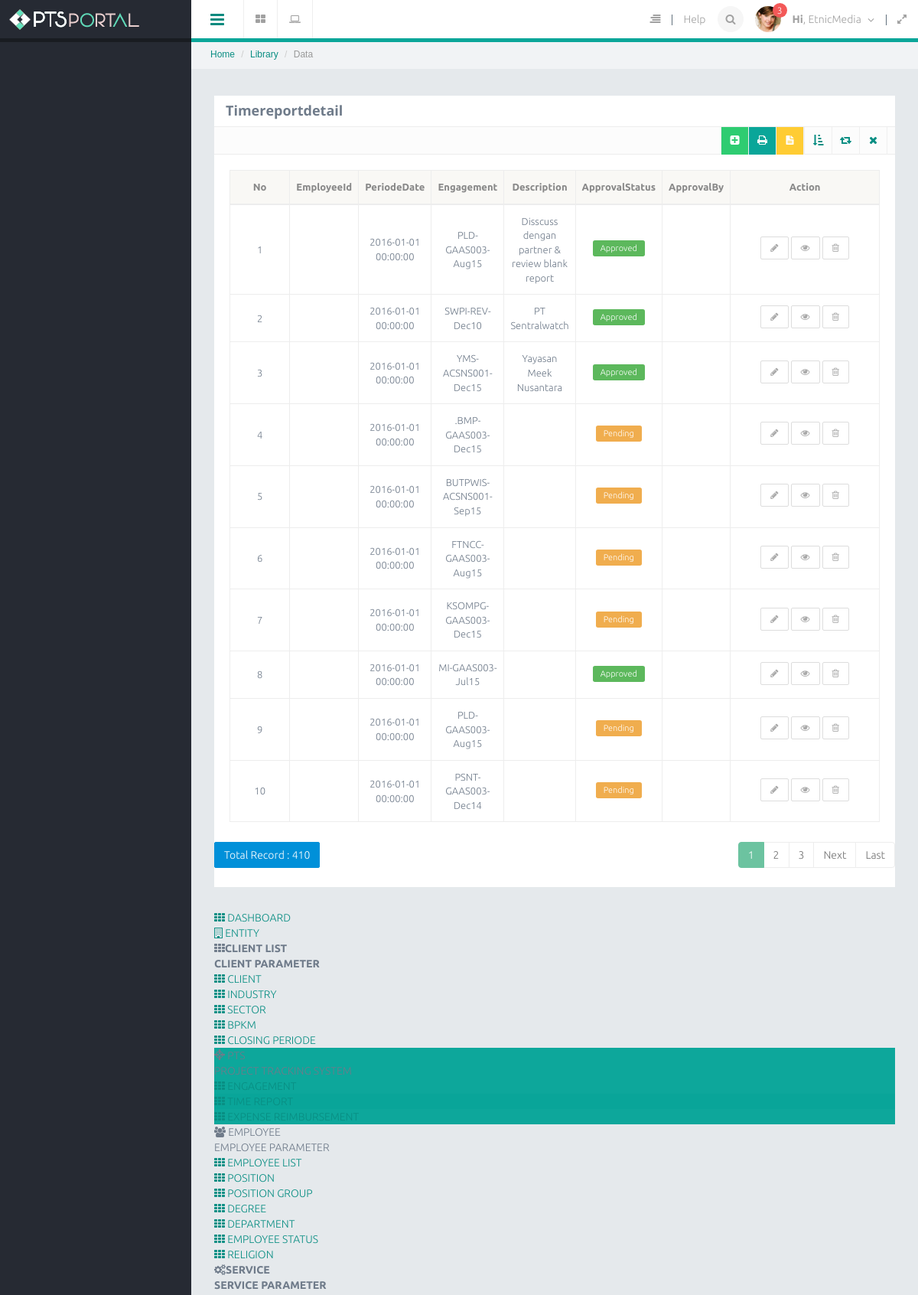
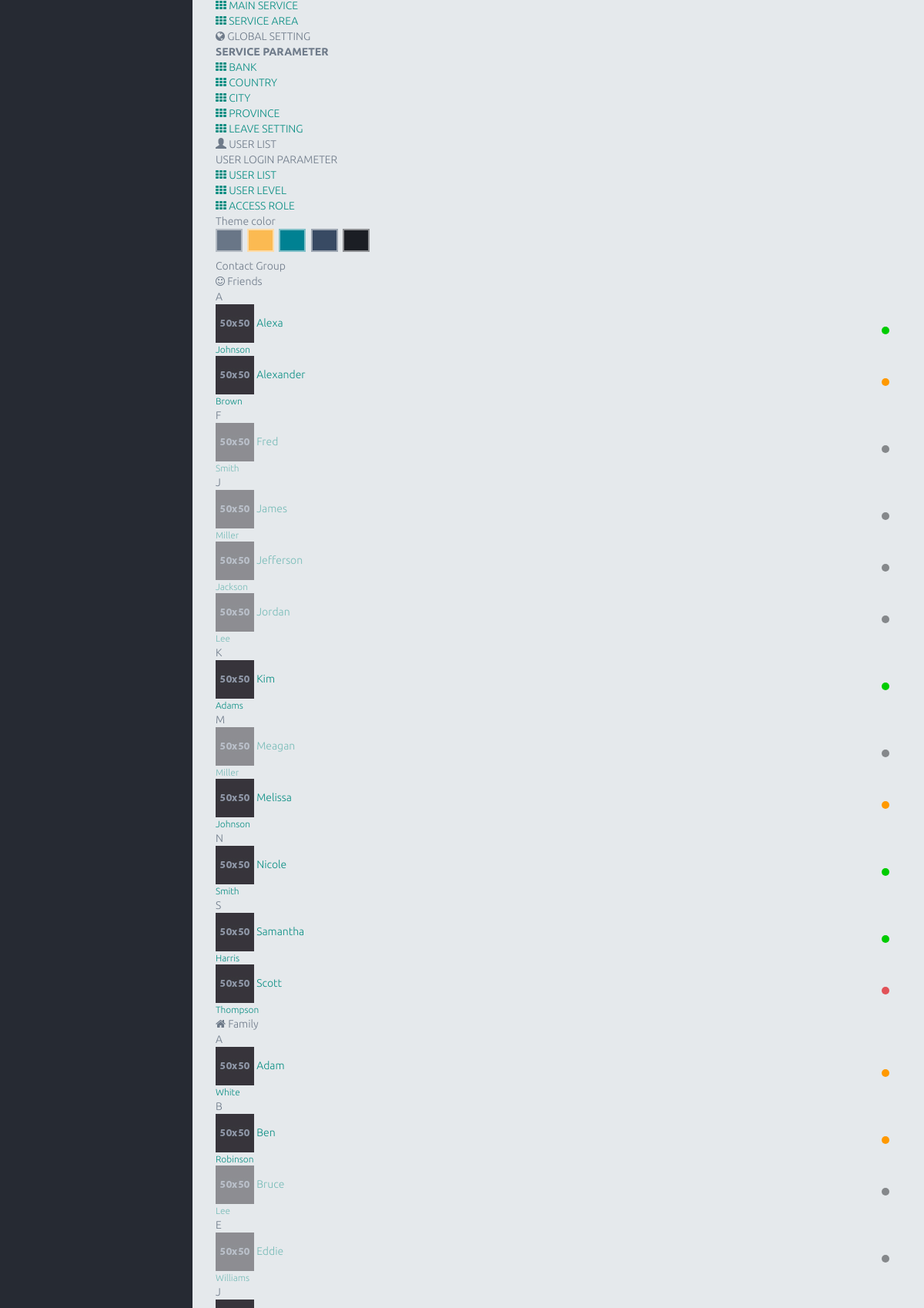
The app's page /index.php/timereportdetail (upper part) with its own data (2 pictures, top to bottom).
### tables this page shows
CREATE TABLE `timereportdetail` (
  `id` int(11) NOT NULL AUTO_INCREMENT,
  `entityId` int(11) NOT NULL DEFAULT '1',
  `Code` varchar(2) NOT NULL,
  `employeeId` int(11) DEFAULT NULL,
  `periodeDate` datetime NOT NULL,
  `engagementId` int(11) DEFAULT NULL,
  `approvalBy` int(11) DEFAULT NULL,
  `approvalStatus` tinyint(2) NOT NULL,
  `description` varchar(100) NOT NULL,
  `dateWork1` decimal(3,1) NOT NULL,
  `dateWork2` decimal(3,1) NOT NULL,
  `dateWork3` decimal(3,1) NOT NULL,
  `dateWork4` decimal(3,1) NOT NULL,
  `dateWork5` decimal(3,1) NOT NULL,
  `dateWork6` decimal(3,1) NOT NULL,
  `dateWork7` decimal(3,1) NOT NULL,
  `dateWork8` decimal(3,1) NOT NULL,
  `dateWork9` decimal(3,1) NOT NULL,
  `dateWork10` decimal(3,1) NOT NULL,
  `dateWork11` decimal(3,1) NOT NULL,
  `dateWork12` decimal(3,1) NOT NULL,
  `dateWork13` decimal(3,1) NOT NULL,
  `dateWork14` decimal(3,1) NOT NULL,
  `dateWork15` decimal(3,1) NOT NULL,
  `dateWork16` decimal(3,1) NOT NULL,
  `dateWork17` decimal(3,1) NOT NULL,
  `dateWork18` decimal(3,1) NOT NULL,
  `dateWork19` decimal(3,1) NOT NULL,
  `dateWork20` decimal(3,1) NOT NULL,
  `dateWork21` decimal(3,1) NOT NULL,
  `DateWork22` decimal(3,1) NOT NULL,
  `dateWork23` decimal(3,1) NOT NULL,
  `dateWork24` decimal(3,1) NOT NULL,
  `dateWork25` decimal(3,1) NOT NULL,
  `dateWork26` decimal(3,1) NOT NULL,
  `dateWork27` decimal(3,1) NOT NULL,
  `dateWork28` decimal(3,1) NOT NULL,
  `dateWork29` decimal(3,1) NOT NULL,
  `dateWork30` decimal(3,1) NOT NULL,
  `dateWork31` decimal(3,1) NOT NULL,
  `version` int(11) NOT NULL,
  PRIMARY KEY (`id`)
);

CREATE TABLE `engagement` (
  `id` int(11) NOT NULL AUTO_INCREMENT,
  `entityId` int(11) NOT NULL DEFAULT '1',
  `code` varchar(25) NOT NULL,
  `engagementDate` datetime NOT NULL,
  `clientId` int(11) DEFAULT NULL,
  `serviceTitleId` int(11) DEFAULT NULL,
  `yearService` varchar(8) DEFAULT NULL,
  `description` varchar(100) NOT NULL,
  `partnerId` int(11) DEFAULT NULL,
  `managerId` int(11) DEFAULT NULL,
  `seniorId` int(11) DEFAULT NULL,
  `complexity` tinyint(4) NOT NULL,
  `risk` tinyint(2) NOT NULL,
  `agreedFees` decimal(18,2) NOT NULL,
  `agreedExpenses` decimal(18,2) NOT NULL,
  `estimatedCost` decimal(18,2) NOT NULL,
  `signingPartnerId` int(11) DEFAULT NULL,
  `engagementPartnerId` int(11) DEFAULT NULL,
  `asset` decimal(18,2) NOT NULL,
  `rl` decimal(18,2) NOT NULL,
  `reportNo` varchar(25) NOT NULL,
  `reportDate` datetime NOT NULL,
  `opinion` varchar(50) NOT NULL,
  `jobFromEmployeeId` int(11) NOT NULL,
  `finishStatusId` tinyint(2) DEFAULT NULL COMMENT '1. Finish, 2. On Progress, 3.cancel',
  `finishDate` datetime NOT NULL,
  `finishApproveBy` int(11) DEFAULT NULL,
  `closing` tinyint(2) NOT NULL,
  `closingDate` datetime NOT NULL,
  `deleted` tinyint(4) NOT NULL,
  `inputby` varchar(15) NOT NULL,
  `version` int(11) NOT NULL,
  `userCreate` int(11) DEFAULT NULL,
  `createDate` datetime NOT NULL,
  `userUpdate` int(11) DEFAULT NULL,
  `updateDate` timestamp NOT NULL DEFAULT CURRENT_TIMESTAMP ON UPDATE CURRENT_TIMESTAMP,
  PRIMARY KEY (`id`)
);

### application/libraries/Template.php (called while the page is built, shortened)
<?php
class Template{
    protected $_CI;
    function __construct(){
        $this->_CI=&get_instance();
    }
    function caplet($template,$data=null){
        $data['_content']=$this->_CI->load->view($template,$data,true);
        $data['_header']=$this->_CI->load->view('themes/caplet/header',$data,true);
        $data['_slideleft']=$this->_CI->load->view('themes/caplet/slideleft',$data,true);
        $data['_modal_message']=$this->_CI->load->view('themes/caplet/modal_message',$data,true);
        $data['_modal_notification']=$this->_CI->load->view('themes/caplet/modal_notification',$data,true);
        $data['_leftnav']=$this->_CI->load->view('themes/caplet/leftnav',$data,true);
        $data['_rightnav']=$this->_CI->load->view('themes/caplet/rightnav',$data,true);
        $data['_sidebar']=$this->_CI->load->view('themes/caplet/sidebar',$data,true);
        $this->_CI->load->view('themes/caplet.php',$data);
    }
}

### application/controllers/Timereportdetail.php (called while the page is built, shortened)
<?php
class Timereportdetail extends CI_Controller
{
    public function index()
    {
        $q = urldecode($this->input->get('q', TRUE));
        $start = intval($this->input->get('start'));
        if ($q <> '') {
            $config['base_url'] = base_url() . 'timereportdetail/index.html?q=' . urlencode($q);
            $config['first_url'] = base_url() . 'timereportdetail/index.html?q=' . urlencode($q);
        } else {
            $config['base_url'] = base_url() . 'timereportdetail/';
            $config['first_url'] = base_url() . 'timereportdetail/';
        }
        $config['per_page'] = 10;
        $config['page_query_string'] = TRUE;
        $config['total_rows'] = $this->Mtimereportdetail->total_rows($q);
        $timereportdetail = $this->Mtimereportdetail->getData($config['per_page'], $start, $q);
        $this->pagination->initialize($config);
        $data = array(
            'timereportdetail_data' => $timereportdetail,
            'q' => $q,
            'pagination' => $this->pagination->create_links(),
            'total_rows' => $config['total_rows'],
            'start' => $start,
        );
        $this->template->caplet('timereportdetail/timereportdetail_list', $data);
    }
}

### index.php (called while the page is built, shortened)
<?php
require_once BASEPATH.'core/CodeIgniter.php';

### application/models/Mtimereportdetail.php (called while the page is built, shortened)
<?php
class Mtimereportdetail extends CI_Model
{
    public $table = 'timereportdetail';
    public $id = 'id';
    public $order = 'DESC';
    function total_rows($q = NULL) {
        $this->db->like('id', $q);
	$this->db->or_like('entityId', $q);
	$this->db->or_like('Code', $q);
	$this->db->or_like('employeeId', $q);
	$this->db->or_like('periodeDate', $q);
	$this->db->or_like('engagementId', $q);
	$this->db->or_like('approvalBy', $q);
	$this->db->or_like('approvalStatus', $q);
	$this->db->or_like('description', $q);
	$this->db->or_like('dateWork1', $q);
	$this->db->or_like('dateWork2', $q);
	$this->db->or_like('dateWork3', $q);
	$this->db->or_like('dateWork4', $q);
	$this->db->or_like('dateWork5', $q);
	$this->db->or_like('dateWork6', $q);
	$this->db->or_like('dateWork7', $q);
	$this->db->or_like('dateWork8', $q);
	$this->db->or_like('dateWork9', $q);
	$this->db->or_like('dateWork10', $q);
	$this->db->or_like('dateWork11', $q);
	$this->db->or_like('dateWork12', $q);
	$this->db->or_like('dateWork13', $q);
	$this->db->or_like('dateWork14', $q);
	$this->db->or_like('dateWork15', $q);
	$this->db->or_like('dateWork16', $q);
	$this->db->or_like('dateWork17', $q);
	$this->db->or_like('dateWork18', $q);
	$this->db->or_like('dateWork19', $q);
	$this->db->or_like('dateWork20', $q);
	$this->db->or_like('dateWork21', $q);
	$this->db->or_like('DateWork22', $q);
	$this->db->or_like('dateWork23', $q);
	$this->db->or_like('dateWork24', $q);
	$this->db->or_like('dateWork25', $q);
	$this->db->or_like('dateWork26', $q);
	$this->db->or_like('dateWork27', $q);
	$this->db->or_like('dateWork28', $q);
	$this->db->or_like('dateWork29', $q);
	$this->db->or_like('dateWork30', $q);
	$this->db->or_like('dateWork31', $q);
	$this->db->or_like('version', $q);
	$this->db->from($this->table);
        return $this->db->count_all_results();
    }
    function get_limit_data($limit, $start = 0, $q = NULL) {
        $this->db->order_by($this->id, $this->order);
        $this->db->like('id', $q);
	$this->db->or_like('entityId', $q);
	$this->db->or_like('Code', $q);
	$this->db->or_like('employeeId', $q);
	$this->db->or_like('periodeDate', $q);
	$this->db->or_like('engagementId', $q);
	$this->db->or_like('approvalBy', $q);
	$this->db->or_like('approvalStatus', $q);
	$this->db->or_like('description', $q);
	$this->db->or_like('dateWork1', $q);
	$this->db->or_like('dateWork2', $q);
	$this->db->or_like('dateWork3', $q);
	$this->db->or_like('dateWork4', $q);
	$this->db->or_like('dateWork5', $q);
	$this->db->or_like('dateWork6', $q);
	$this->db->or_like('dateWork7', $q);
	$this->db->or_like('dateWork8', $q);
	$this->db->or_like('dateWork9', $q);
	$this->db->or_like('dateWork10', $q);
	$this->db->or_like('dateWork11', $q);
	$this->db->or_like('dateWork12', $q);
	$this->db->or_like('dateWork13', $q);
	$this->db->or_like('dateWork14', $q);
	$this->db->or_like('dateWork15', $q);
	$this->db->or_like('dateWork16', $q);
	$this->db->or_like('dateWork17', $q);
	$this->db->or_like('dateWork18', $q);
	$this->db->or_like('dateWork19', $q);
	$this->db->or_like('dateWork20', $q);
	$this->db->or_like('dateWork21', $q);
	$this->db->or_like('DateWork22', $q);
	$this->db->or_like('dateWork23', $q);
	$this->db->or_like('dateWork24', $q);
	$this->db->or_like('dateWork25', $q);
	$this->db->or_like('dateWork26', $q);
	$this->db->or_like('dateWork27', $q);
	$this->db->or_like('dateWork28', $q);
	$this->db->or_like('dateWork29', $q);
	$this->db->or_like('dateWork30', $q);
	$this->db->or_like('dateWork31', $q);
	$this->db->or_like('version', $q);
	$this->db->limit($limit, $start);
        return $this->db->get($this->table)->result();
    }
    function getData($limit, $start = 0, $q = NULL) {
	$this->db->limit($limit, $start);
        $this->db->select('a.*,b.firstName,b.lastName,c.code as engagementCode');
            $this->db->from('timereportdetail a');
            $this->db->join('employee b', 'b.id = a.employeeId', 'left');
            $this->db->join('engagement c', 'c.id=a.engagementId', 'left');
            $this->db->order_by('a.periodeDate','DESC');
        $query = $this->db->get();
        if ($query->num_rows() > 0)
            {
                 return $query->result();
            }
    }
}

### application/views/timereportdetail/timereportdetail_list.php (the view, shortened to what this page needs)
    <div class="row">
    <div class="col-lg-12">
        <section class="panel">
            <header class="panel-heading">
                <h4><strong>Timereportdetail</strong></h4>
            </header>
            <div class="panel-tools fully" align="right" data-toolscolor="#6CC3A0">
                <ul class="tooltip-area">
                    <li>
                        <a href="<?= site_url('timereportdetail/create'); ?>" class="btn btn-success" title="create new data"><i class="fa fa-plus-square"></i></a>
                    </li>
                    <li>
                        <a href="<?= site_url('timereportdetail/excel'); ?>" class="btn btn-theme-inverse" title="download excel"><i class="fa fa-print"></i></a>
                    </li>
                    <li>
                        <a href="<?= site_url('timereportdetail/word'); ?>" class="btn btn-warning" title="download word"><i class="fa fa-file-text"></i></a>
                    </li>
                    <li><a href="javascript:void(0)" class="btn btn-collapse" title="Collapse"><i class="fa fa-sort-amount-asc"></i></a></li>
                    <li><a href="javascript:void(0)" class="btn btn-reload"  title="Reload"><i class="fa fa-retweet"></i></a></li>
                    <li><a href="javascript:void(0)" class="btn btn-close" title="Close"><i class="fa fa-times"></i></a></li>
                </ul>
            </div>
        <div class="panel-body">
        <table class="table table-bordered" style="margin-bottom: 10px">
        <thead>
            <tr>
                <th>No</th>
		<th>EmployeeId</th>
		<th>PeriodeDate</th>
		<th>Engagement</th>
		<th>Description</th>
		<th>ApprovalStatus</th>
		<th>ApprovalBy</th>
		<th>Action</th>
            </tr>
		</thead>
		<tbody align="center">
            <?php
            foreach ($timereportdetail_data as $timereportdetail)
            {
                $approvalStatus = $timereportdetail->approvalStatus;
                if($approvalStatus == '1'){
                    $labelStatus = '<span class="label label-success">Approved</span>';
                } else {
                    $labelStatus = '<span class="label label-warning">Pending</span>';
                }
                ?>
                <tr>
			<td width="80px"><?php echo ++$start ?></td>
			<td><?php echo $timereportdetail->firstName.' '.$timereportdetail->lastName ?></td>
			<td><?php echo $timereportdetail->periodeDate ?></td>
			<td><?php echo $timereportdetail->engagementCode ?></td>
			<td><?php echo $timereportdetail->description ?></td>
			<td><?= $labelStatus; ?></td>
			<td><?php echo $timereportdetail->approvalBy ?></td>
			<td style="text-align:center" width="200px">
                            <span class="tooltip-area">
                                    <a href="<?= base_url() ?>timereportdetail/read/<?=$timereportdetail->id;?>" class="btn btn-default btn-sm" title="Edit">
                                        <i class="fa fa-pencil"></i>
                                    </a>
                                    <a href="<?= base_url() ?>timereportdetail/read/<?=$timereportdetail->id;?>" class="btn btn-default btn-sm" title="detail">
                                        <i class="fa fa-eye"></i>
                                    </a>
                                    <a href="<?= base_url() ?>timereportdetail/read/<?=$timereportdetail->id;?>" onclick="javasciprt: return confirm('Are You Sure ?')"  class="btn btn-default btn-sm" title="Delete">
                                        <i class="fa fa-trash-o"></i>
                                    </a>
                                </span>
			</td>
		</tr>
                <?php
            }
            ?>
            </tbody>
        </table>
        </div>
        <div class="row">
            <div class="col-md-6">
                <a href="#" class="btn btn-primary">Total Record : <?php echo $total_rows ?></a>
	    </div>
            <div class="col-md-6 text-right">
                <?php echo $pagination ?>
            </div>
        </div>
    </body>
</html>

### records on screen
timereportdetail: periodeDate "2016-01-01 00:00:00", engagementId.code "PLD-GAAS003-Aug15", description "Disscuss dengan partner & review blank report", approvalStatus "Approved"
timereportdetail: periodeDate "2016-01-01 00:00:00", engagementId.code "SWPI-REV-Dec10", description "PT Sentralwatch", approvalStatus "Approved"
timereportdetail: periodeDate "2016-01-01 00:00:00", engagementId.code "YMS-ACSNS001-Dec15", description "Yayasan Meek Nusantara", approvalStatus "Approved"
timereportdetail: periodeDate "2016-01-01 00:00:00", engagementId.code ".BMP-GAAS003-Dec15", approvalStatus "Pending"
timereportdetail: periodeDate "2016-01-01 00:00:00", engagementId.code "BUTPWIS-ACSNS001-Sep15", approvalStatus "Pending"
timereportdetail: periodeDate "2016-01-01 00:00:00", engagementId.code "FTNCC-GAAS003-Aug15", approvalStatus "Pending"
timereportdetail: periodeDate "2016-01-01 00:00:00", engagementId.code "KSOMPG-GAAS003-Dec15", approvalStatus "Pending"
timereportdetail: periodeDate "2016-01-01 00:00:00", engagementId.code "MI-GAAS003-Jul15", approvalStatus "Approved"
timereportdetail: periodeDate "2016-01-01 00:00:00", engagementId.code "PLD-GAAS003-Aug15", approvalStatus "Pending"
timereportdetail: periodeDate "2016-01-01 00:00:00", engagementId.code "PSNT-GAAS003-Dec14", approvalStatus "Pending"

### other values on screen
$total_rows "410"
$pagination "1 2 3 Next Last"
